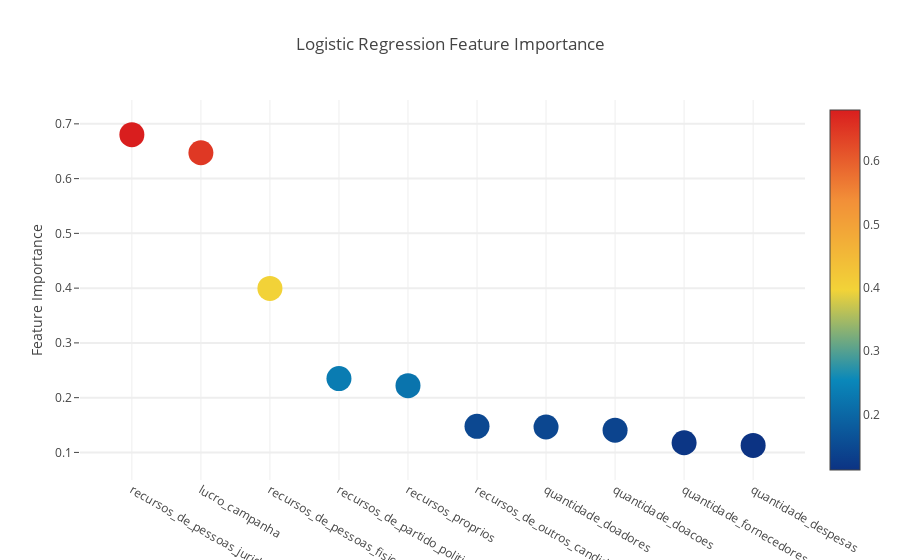

Write notebook code for a chart like this one.
### Markdown cell above
#### Logistic Regression

### Code cell
lr_clf = lr.get_clf()
plot_feature_importances(lr_clf, ModelsNames.LR)

### Figure 1 — Plotly figure (JSON) as saved in the notebook; plotly's stock layout.template omitted (floating-point values rounded to 4 significant figures)
{"data": [{"marker": {"cauto": true, "cmax": 0.6803, "cmin": 0.1129, "color": [0.6803, 0.6473, 0.3995, 0.2348, 0.222, 0.1477, 0.1464, 0.1407, 0.1176, 0.1129], "colorscale": "Portland", "showscale": true, "size": 25, "sizemode": "diameter", "sizeref": 1}, "mode": "markers", "text": ["recursos_de_pessoas_juridicas", "lucro_campanha", "recursos_de_pessoas_fisicas", "recursos_de_partido_politico", "recursos_proprios", "recursos_de_outros_candidatos.comites", "quantidade_doadores", "quantidade_doacoes", "quantidade_fornecedores", "quantidade_despesas"], "type": "scatter", "uid": "925b268f-0a2c-40bd-9722-c38cdb23d055", "x": ["recursos_de_pessoas_juridicas", "lucro_campanha", "recursos_de_pessoas_fisicas", "recursos_de_partido_politico", "recursos_proprios", "recursos_de_outros_candidatos.comites", "quantidade_doadores", "quantidade_doacoes", "quantidade_fornecedores", "quantidade_despesas"], "y": [0.6803, 0.6473, 0.3995, 0.2348, 0.222, 0.1477, 0.1464, 0.1407, 0.1176, 0.1129]}], "layout": {"autosize": true, "hovermode": "closest", "showlegend": false, "title": "Logistic Regression Feature Importance", "xaxis": {"autorange": true, "range": [-0.6631, 9.663], "type": "category"}, "yaxis": {"autorange": true, "gridwidth": 2, "range": [0.03481, 0.7584], "ticklen": 5, "title": "Feature Importance", "type": "linear"}}}
